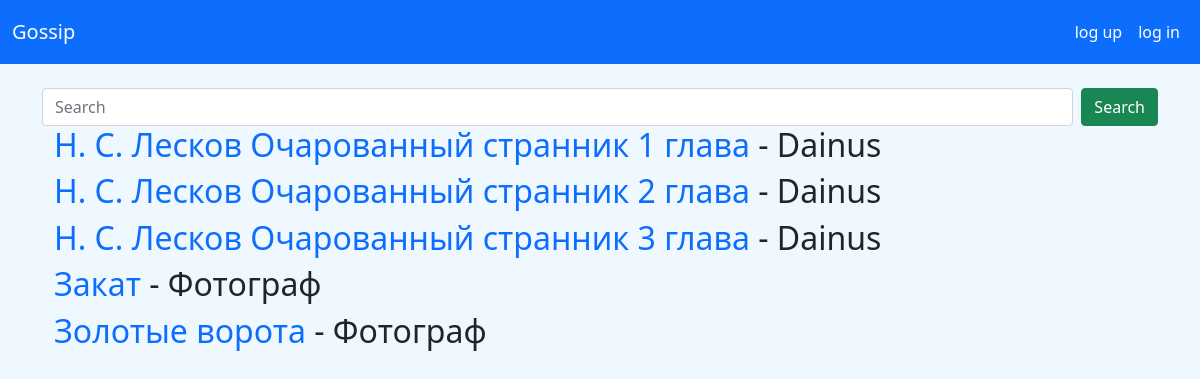
The page /find_news on the database as committed earlier.
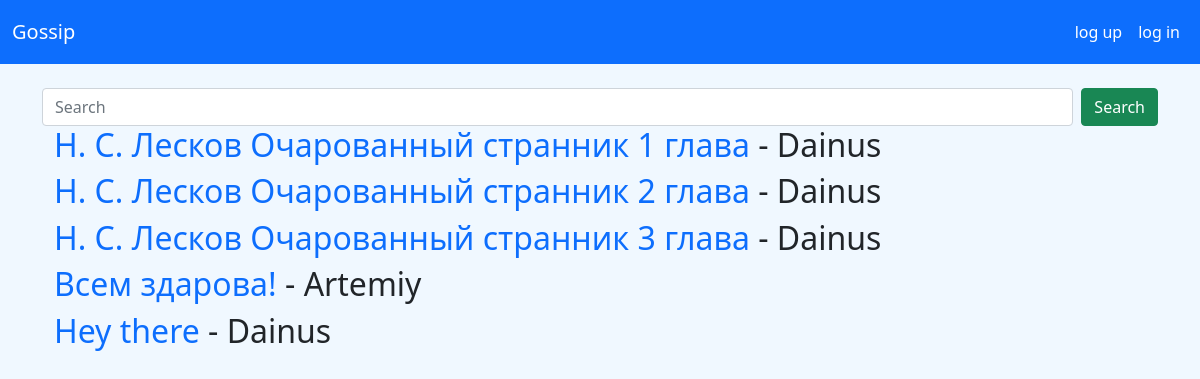
The same page on the database as committed later.
### data/new.py (models this page shows)
class News(SqlAlchemyBase, UserMixin, SerializerMixin):
    __tablename__ = 'news'
    id = sa.Column(sa.Integer, primary_key=True, autoincrement=True)
    title = sa.Column(sa.String, nullable=True)
    content = sa.Column(sa.String, nullable=True)
    date = datetime.date.today().ctime().split()
    date = date[2] + ' ' + date[1] + ' ' + date[-1]
    created_date = sa.Column(sa.String, default=date)
    views = sa.Column(sa.Integer, default=0)
    user_id = sa.Column(sa.Integer, sa.ForeignKey("users.id"))
    user = orm.relation('User')

### data/user.py (models this page shows, shortened)
class User(SqlAlchemyBase, UserMixin, SerializerMixin):
    __tablename__ = 'users'
    id = sa.Column(sa.Integer, primary_key=True, autoincrement=True)
    nickname = sa.Column(sa.String, nullable=True)
    hashed_password = sa.Column(sa.String, nullable=True)
    created_date = sa.Column(sa.DateTime, default=datetime.datetime.now())
    subs = sa.Column(sa.String, default='1')
    news = orm.relation("News", back_populates='user')

### find_news.py (the view, shortened to what this page needs)
@find_news_blueprint.route('/find_news', methods=['GET', 'POST'])
def find_news():
    ses = db_session.create_sessin()
    if request.method == 'GET':
        news = ses.query(News).all()
        return render_template('find_news.html', title='Find news', news=news, ses=ses, User=User)

### data/db_session.py (called while the page is built)
def create_sessin() -> Session:
    global __factory
    return __factory()

### templates/find_news.html (shortened to what this page needs)
{% extends "base.html" %}
{% block content %}
<div class="container">
  <form action="" method="post" class="d-flex">
    <input class="form-control me-2" type="search" placeholder="Search" aria-label="Search" name="req" value="{{ value }}">
    <button class="btn btn-success" type="submit" >Search</button>
  </form>
  {% for new in news %}
  <div class="container">
    <h2><a href="/new/{{ new.id }}">{{ new.title }}</a> - {{ ses.query(User).get(new.user_id).nickname }}</h2>
  </div>
  {% endfor %}
</div>
{% endblock %}

Rows that differ between the two databases and show on the page:
removed News: title "Закат"
removed User: query "Фотограф"
removed News: title "Золотые ворота"
added News: title "Всем здарова!"
added User: query "Artemiy"
added News: title "Hey there", {{ ses.query(User).get(new.user_id).nickname }} "Dainus"
